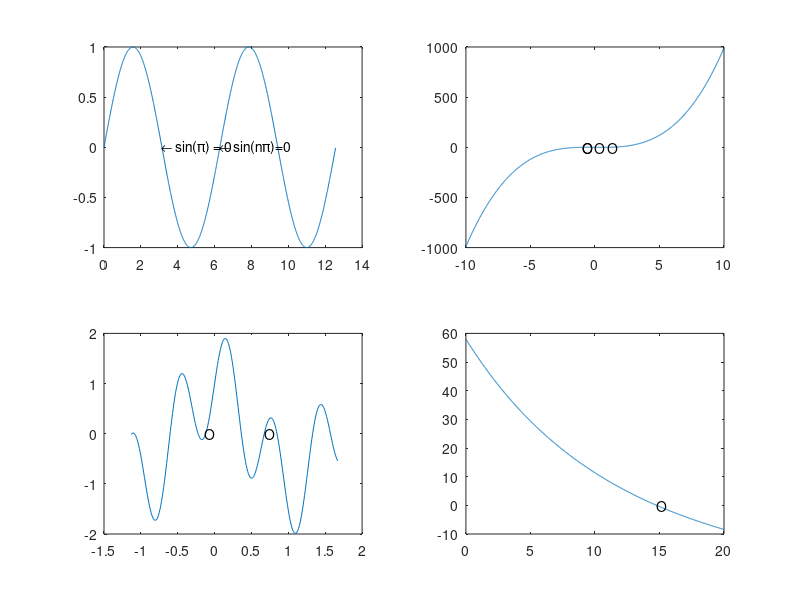

This figure's MATLAB source:
x=0:0.01:4*pi;
y=sin(x);

subplot(2,2,1);
plot(x,y);
txt = '\leftarrow sin(\pi) = 0'; 
text(pi,sin(pi),txt);
txt='\leftarrow sin(n\pi)=0';
text(2*pi,sin(2*pi),txt);

n=-10:0.01:10;
m=n.^3-n;

subplot(2,2,2);
plot(n,m);
txt = 'O'; 
text(-1,0,txt);
txt = 'O'; 
text(0,0,txt);
txt = 'O'; 
text(-1,0,txt);
txt = 'O'; 
text(1,0,txt);


x=-pi/24-1:0.01:(3*pi)/14+1;
y=sin(10*x)+cos(3*x);

subplot(2,2,3);

plot(x,y);
txt = 'O'; 
text(-pi/24,0,txt);
txt = 'O'; 
text((3*pi)/14,0,txt);

x=-pi/24-1:0.01:(3*pi)/14+1;
y=sin(10*x)+cos(3*x);

subplot(2,2,3);

plot(x,y);
txt = 'O'; 
text(-pi/24,0,txt);
txt = 'O'; 
text((3*pi)/14,0,txt);

x=0:0.01:20;
y=((667.30./x).*(1-exp(-0.146843.*(x))))-40;

subplot(2,2,4);
plot(x,y);
txt = 'O'; 
text(14.7802,0,txt);



